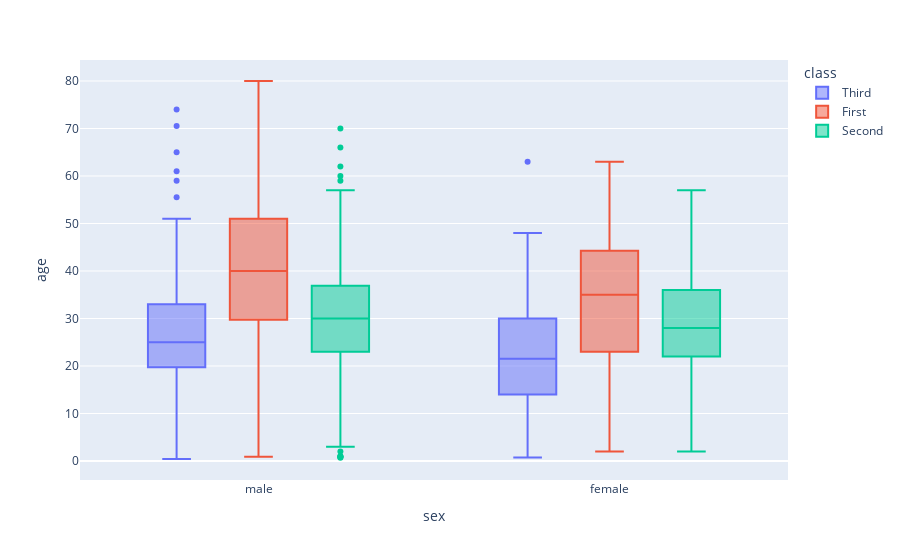

Source (notebook cell):
### Markdown cell above
## 4. Box Plot

### Code cell
fig4 = px.box(df, x='sex', y='age', color='class')
fig4.show()

### Figure 1 — Plotly figure (JSON) as saved in the notebook; plotly's stock layout.template omitted (floating-point values rounded to 4 significant figures; data arrays with more than 128 entries replaced by an {"elided": "..."} marker saying what was removed)
{"data": [{"alignmentgroup": "True", "hovertemplate": "class=Third<br>sex=%{x}<br>age=%{y}<extra></extra>", "legendgroup": "Third", "marker": {"color": "#636efa"}, "name": "Third", "notched": false, "offsetgroup": "Third", "orientation": "v", "showlegend": true, "type": "box", "x": {"elided": "491 str values"}, "x0": " ", "xaxis": "x", "y": {"elided": "491 float values"}, "y0": " ", "yaxis": "y"}, {"alignmentgroup": "True", "hovertemplate": "class=First<br>sex=%{x}<br>age=%{y}<extra></extra>", "legendgroup": "First", "marker": {"color": "#EF553B"}, "name": "First", "notched": false, "offsetgroup": "First", "orientation": "v", "showlegend": true, "type": "box", "x": {"elided": "216 str values"}, "x0": " ", "xaxis": "x", "y": {"elided": "216 float values"}, "y0": " ", "yaxis": "y"}, {"alignmentgroup": "True", "hovertemplate": "class=Second<br>sex=%{x}<br>age=%{y}<extra></extra>", "legendgroup": "Second", "marker": {"color": "#00cc96"}, "name": "Second", "notched": false, "offsetgroup": "Second", "orientation": "v", "showlegend": true, "type": "box", "x": {"elided": "184 str values"}, "x0": " ", "xaxis": "x", "y": {"elided": "184 float values"}, "y0": " ", "yaxis": "y"}], "layout": {"boxmode": "group", "legend": {"title": {"text": "class"}, "tracegroupgap": 0}, "margin": {"t": 60}, "xaxis": {"anchor": "y", "domain": [0, 1], "title": {"text": "sex"}}, "yaxis": {"anchor": "x", "domain": [0, 1], "title": {"text": "age"}}}}
